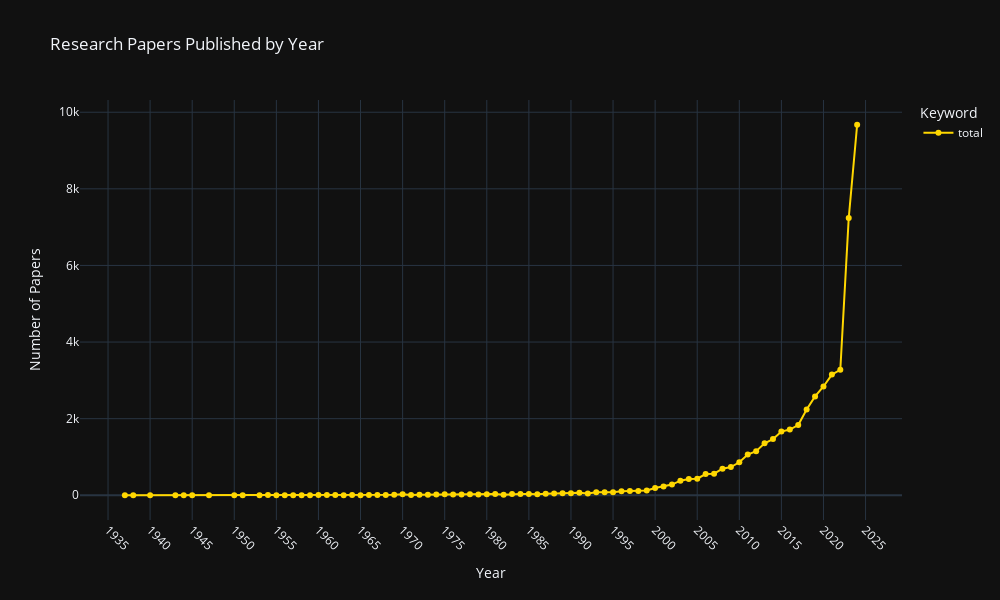

The code cell stored with this chart in its notebook:
### Markdown cell above
Totals graph:

### Code cell
fig = px.line(
    df_totals,
    x='year',
    y='paper_count',
    color='search_keyword',
    color_discrete_map=color_map,
    title='Research Papers Published by Year',
    markers=True,
)

fig.update_layout(
    xaxis_title='Year',
    yaxis_title='Number of Papers',
    legend_title='Keyword',
    font=dict(size=12),
    width=1000,
    height=600,
    template='plotly_dark',
    xaxis=dict(showgrid=True,
               dtick=5,
               tickangle=45),
    yaxis=dict(showgrid=True),
)

fig.show()

### Figure 1 — Plotly figure (JSON) as saved in the notebook; plotly's stock layout.template omitted (floating-point values rounded to 4 significant figures)
{"data": [{"hovertemplate": "search_keyword=total<br>year=%{x}<br>paper_count=%{y}<extra></extra>", "legendgroup": "total", "line": {"color": "#FFD700", "dash": "solid"}, "marker": {"symbol": "circle"}, "mode": "lines+markers", "name": "total", "orientation": "v", "showlegend": true, "type": "scatter", "x": [1937, 1938, 1940, 1943, 1944, 1945, 1947, 1950, 1951, 1953, 1954, 1955, 1956, 1957, 1958, 1959, 1960, 1961, 1962, 1963, 1964, 1965, 1966, 1967, 1968, 1969, 1970, 1971, 1972, 1973, 1974, 1975, 1976, 1977, 1978, 1979, 1980, 1981, 1982, 1983, 1984, 1985, 1986, 1987, 1988, 1989, 1990, 1991, 1992, 1993, 1994, 1995, 1996, 1997, 1998, 1999, 2000, 2001, 2002, 2003, 2004, 2005, 2006, 2007, 2008, 2009, 2010, 2011, 2012, 2013, 2014, 2015, 2016, 2017, 2018, 2019, 2020, 2021, 2022, 2023, 2024], "xaxis": "x", "y": [1, 1, 1, 2, 1, 3, 1, 1, 1, 1, 6, 3, 2, 1, 2, 3, 5, 5, 7, 4, 5, 3, 10, 10, 7, 16, 29, 9, 13, 14, 20, 29, 20, 21, 24, 20, 26, 33, 14, 31, 31, 32, 25, 43, 45, 54, 53, 67, 48, 82, 79, 80, 104, 115, 111, 123, 188, 228, 280, 382, 423, 434, 553, 564, 695, 737, 861, 1062, 1150, 1357, 1467, 1662, 1716, 1833, 2239, 2582, 2841, 3151, 3277, 7238, 9673], "yaxis": "y"}], "layout": {"font": {"size": 12}, "height": 600, "legend": {"title": {"text": "Keyword"}, "tracegroupgap": 0}, "title": {"text": "Research Papers Published by Year"}, "width": 1000, "xaxis": {"anchor": "y", "domain": [0, 1], "dtick": 5, "showgrid": true, "tickangle": 45, "title": {"text": "Year"}}, "yaxis": {"anchor": "x", "domain": [0, 1], "showgrid": true, "title": {"text": "Number of Papers"}}}}
